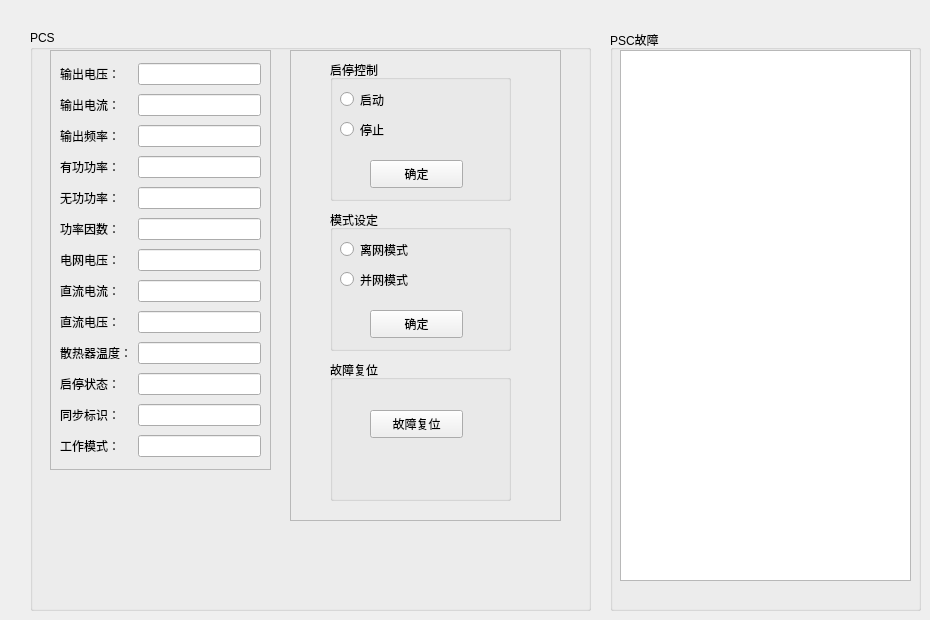
    <widget class="QWidget" name="tab_2">
     <attribute name="title">
      <string>PCS信息</string>
     </attribute>
     <widget class="QGroupBox" name="groupBox_25">
      <property name="geometry">
       <rect>
        <x>30</x>
        <y>30</y>
        <width>561</width>
        <height>581</height>
       </rect>
      </property>
      <property name="title">
       <string>PCS</string>
      </property>
      <widget class="QFrame" name="frame">
       <property name="geometry">
        <rect>
         <x>20</x>
         <y>20</y>
         <width>221</width>
         <height>420</height>
        </rect>
       </property>
       <property name="frameShape">
        <enum>QFrame::StyledPanel</enum>
       </property>
       <property name="frameShadow">
        <enum>QFrame::Raised</enum>
       </property>
       <layout class="QGridLayout" name="gridLayout_26">
        <item row="0" column="0">
         <widget class="QLabel" name="label_17">
          <property name="text">
           <string>输出电压：</string>
          </property>
         </widget>
        </item>
        <item row="0" column="1">
         <widget class="QLineEdit" name="lineEdit_10"/>
        </item>
        <item row="1" column="0">
         <widget class="QLabel" name="label_18">
          <property name="text">
           <string>输出电流：</string>
          </property>
         </widget>
        </item>
        <item row="1" column="1">
         <widget class="QLineEdit" name="lineEdit_12"/>
        </item>
        <item row="2" column="0">
         <widget class="QLabel" name="label_23">
          <property name="text">
           <string>输出频率：</string>
          </property>
         </widget>
        </item>
        <item row="2" column="1">
         <widget class="QLineEdit" name="lineEdit_17"/>
        </item>
        <item row="3" column="0">
         <widget class="QLabel" name="label_35">
          <property name="text">
           <string>有功功率：</string>
          </property>
         </widget>
        </item>
        <item row="3" column="1">
         <widget class="QLineEdit" name="lineEdit_24"/>
        </item>
        <item row="4" column="0">
         <widget class="QLabel" name="label_36">
          <property name="text">
           <string>无功功率：</string>
          </property>
         </widget>
        </item>
        <item row="4" column="1">
         <widget class="QLineEdit" name="lineEdit_25"/>
        </item>
        <item row="5" column="0">
         <widget class="QLabel" name="label_27">
          <property name="text">
           <string>功率因数：</string>
          </property>
         </widget>
        </item>
        <item row="5" column="1">
         <widget class="QLineEdit" name="lineEdit_21"/>
        </item>
        <item row="6" column="0">
         <widget class="QLabel" name="label_37">
          <property name="text">
           <string>电网电压：</string>
          </property>
         </widget>
        </item>
        <item row="6" column="1">
         <widget class="QLineEdit" name="lineEdit_28"/>
        </item>
        <item row="7" column="0">
         <widget class="QLabel" name="label_39">
          <property name="text">
           <string>直流电流：</string>
          </property>
         </widget>
        </item>
        <item row="7" column="1">
         <widget class="QLineEdit" name="lineEdit_27"/>
        </item>
        <item row="8" column="0">
         <widget class="QLabel" name="label_38">
          <property name="text">
           <string>直流电压：</string>
          </property>
         </widget>
        </item>
        <item row="8" column="1">
         <widget class="QLineEdit" name="lineEdit_26"/>
        </item>
        <item row="9" column="0">
         <widget class="QLabel" name="label_41">
          <property name="text">
           <string>散热器温度：</string>
          </property>
         </widget>
        </item>
        <item row="9" column="1">
         <widget class="QLineEdit" name="lineEdit_30"/>
        </item>
        <item row="10" column="0">
         <widget class="QLabel" name="label_42">
          <property name="text">
           <string>启停状态：</string>
          </property>
         </widget>
        </item>
        <item row="10" column="1">
         <widget class="QLineEdit" name="lineEdit_29"/>
        </item>
        <item row="11" column="0">
         <widget class="QLabel" name="label_40">
          <property name="text">
           <string>同步标识：</string>
          </property>
         </widget>
        </item>
        <item row="11" column="1">
         <widget class="QLineEdit" name="lineEdit_31"/>
        </item>
        <item row="12" column="0">
         <widget class="QLabel" name="label_43">
          <property name="text">
           <string>工作模式：</string>
          </property>
         </widget>
        </item>
        <item row="12" column="1">
         <widget class="QLineEdit" name="lineEdit_32"/>
        </item>
       </layout>
      </widget>
      <widget class="QFrame" name="frame_2">
       <property name="geometry">
        <rect>
         <x>260</x>
         <y>20</y>
         <width>271</width>
         <height>471</height>
        </rect>
       </property>
       <property name="frameShape">
        <enum>QFrame::StyledPanel</enum>
       </property>
       <property name="frameShadow">
        <enum>QFrame::Raised</enum>
       </property>
       <widget class="QGroupBox" name="groupBox_26">
        <property name="geometry">
         <rect>
          <x>40</x>
          <y>160</y>
          <width>181</width>
          <height>141</height>
         </rect>
        </property>
        <property name="title">
         <string>模式设定</string>
        </property>
        <widget class="QRadioButton" name="radioButton">
         <property name="geometry">
          <rect>
           <x>10</x>
           <y>30</y>
           <width>115</width>
           <height>19</height>
          </rect>
         </property>
         <property name="text">
          <string>离网模式</string>
         </property>
        </widget>
        <widget class="QRadioButton" name="radioButton_2">
         <property name="geometry">
          <rect>
           <x>10</x>
           <y>60</y>
           <width>115</width>
           <height>19</height>
          </rect>
         </property>
         <property name="text">
          <string>并网模式</string>
         </property>
        </widget>
        <widget class="QPushButton" name="pushButton_29">
         <property name="geometry">
          <rect>
           <x>40</x>
           <y>100</y>
           <width>93</width>
           <height>28</height>
          </rect>
         </property>
         <property name="text">
          <string>确定</string>
         </property>
        </widget>
       </widget>
       <widget class="QGroupBox" name="groupBox_27">
        <property name="geometry">
         <rect>
          <x>40</x>
          <y>10</y>
          <width>181</width>
          <height>141</height>
         </rect>
        </property>
        <property name="title">
         <string>启停控制</string>
        </property>
        <widget class="QRadioButton" name="radioButton_3">
         <property name="geometry">
          <rect>
           <x>10</x>
           <y>30</y>
           <width>115</width>
           <height>19</height>
          </rect>
         </property>
         <property name="text">
          <string>启动</string>
         </property>
        </widget>
        <widget class="QRadioButton" name="radioButton_4">
         <property name="geometry">
          <rect>
           <x>10</x>
           <y>60</y>
           <width>115</width>
           <height>19</height>
          </rect>
         </property>
         <property name="text">
          <string>停止</string>
         </property>
        </widget>
        <widget class="QPushButton" name="pushButton_30">
         <property name="geometry">
          <rect>
           <x>40</x>
           <y>100</y>
           <width>93</width>
           <height>28</height>
          </rect>
         </property>
         <property name="text">
          <string>确定</string>
         </property>
        </widget>
       </widget>
       <widget class="QPushButton" name="pushButton_28">
        <property name="geometry">
         <rect>
          <x>80</x>
          <y>360</y>
          <width>93</width>
          <height>28</height>
         </rect>
        </property>
        <property name="text">
         <string>故障复位</string>
        </property>
       </widget>
       <widget class="QGroupBox" name="groupBox_29">
        <property name="geometry">
         <rect>
          <x>40</x>
          <y>310</y>
          <width>181</width>
          <height>141</height>
         </rect>
        </property>
        <property name="title">
         <string>故障复位</string>
        </property>
       </widget>
       <zorder>groupBox_29</zorder>
       <zorder>groupBox_26</zorder>
       <zorder>groupBox_27</zorder>
       <zorder>pushButton_28</zorder>
      </widget>
     </widget>
     <widget class="QGroupBox" name="groupBox_28">
      <property name="geometry">
       <rect>
        <x>610</x>
        <y>30</y>
        <width>311</width>
        <height>581</height>
       </rect>
      </property>
      <property name="title">
       <string>PSC故障</string>
      </property>
      <widget class="QTextEdit" name="textEdit">
       <property name="geometry">
        <rect>
         <x>10</x>
         <y>20</y>
         <width>291</width>
         <height>531</height>
        </rect>
       </property>
      </widget>
     </widget>
    </widget>
